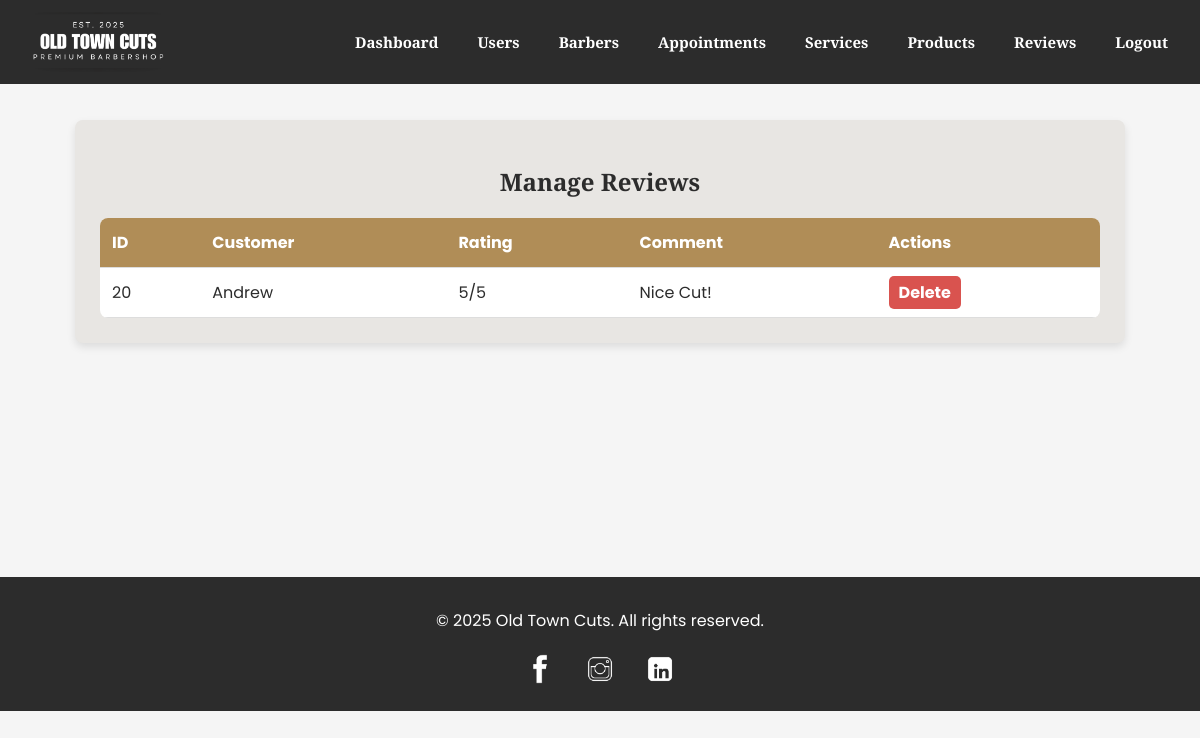
Screenshot of /admin/manage_reviews.php (signed in) with the database file from the repository.
### tables this page shows
CREATE TABLE `reviews` (
  `id` int(11) NOT NULL,
  `user_id` int(11) DEFAULT NULL,
  `barber_id` int(11) DEFAULT NULL,
  `rating` int(11) DEFAULT NULL CHECK (`rating` between 1 and 5),
  `comment` text DEFAULT NULL,
  `appointment_id` int(11) NOT NULL
);

CREATE TABLE `users` (
  `id` int(11) NOT NULL,
  `name` varchar(100) NOT NULL,
  `email` varchar(150) NOT NULL,
  `password` varchar(255) NOT NULL,
  `role` enum('admin','customer') DEFAULT 'customer'
);

### admin/manage_reviews.php (the view, shortened to what this page needs)
<?php
include '../config/config.php';
$query = "SELECT reviews.id, users.name AS customer_name,
                 rating, comment
          FROM reviews
          JOIN users ON reviews.user_id = users.id";
$result = $conn->query($query);
?>
<!DOCTYPE html>
<html lang="en">
<head>
</head>
<body>
    <header>
        <img src="../assets/images/logos.png" alt="Old Town Cuts" class="logo">
        <nav>
            <a href="admin_dashboard.php">Dashboard</a>
            <a href="manage_users.php">Users</a>
            <a href="manage_barbers.php">Barbers</a>
            <a href="manage_appointments.php">Appointments</a>
            <a href="manage_services.php">Services</a>
            <a href="manage_products.php">Products</a>
            <a href="manage_reviews.php">Reviews</a>
            <a href="../auth/logout.php">Logout</a>
        </nav>
    </header>
    <section class="container">
        <h2>Manage Reviews</h2>
        <table>
            <tr>
                <th>ID</th>
                <th>Customer</th>
                <th>Rating</th>
                <th>Comment</th>
                <th>Actions</th>
            </tr>
            <?php while ($row = $result->fetch_assoc()): ?>
                <tr>
                    <td><?php echo $row['id']; ?></td>
                    <td><?php echo htmlspecialchars($row['customer_name']); ?></td>
                    <td><?php echo $row['rating']; ?>/5</td>
                    <td><?php echo htmlspecialchars($row['comment']); ?></td>
                    <td class="actions">
                        <a href="delete_review.php?id=<?php echo $row['id']; ?>" class="delete" onclick="return confirm('Are you sure?');">Delete</a>
                    </td>
                </tr>
            <?php endwhile; ?>
        </table>
    </section>
    <footer>
        <p>&copy; 2025 Old Town Cuts. All rights reserved.</p>
        <div class="social-links">
            <a href="https://www.facebook.com/andrew.cayanan.1" target="_blank"><img src="../assets/images/facebook.jpg" alt="Facebook"></a>
            <a href="https://www.instagram.com/mickodedios?igsh=dnp1OTRtdWpxZ3Z4&utm_source=qr" target="_blank"><img src="../assets/images/instagram.jpg" alt="Instagram"></a>
            <a href="https://www.linkedin.com/in/david-tulio-126916316/" target="_blank"><img src="../assets/images/linkedin.jpg" alt="LinkedIn"></a>
        </div>
    </footer>
</body>
</html>

### admin/manage_reviews.php (style rules this page uses)
body { font-family: 'Poppins', sans-serif; background-color: #F5F5F5; color: #2C2C2C; margin: 0; padding: 0; }
header { display: flex; justify-content: space-between; align-items: center; padding: 12px 30px; background-color: #2C2C2C; color: white; width: 100%; position: fixed; top: 0; left: 0; z-index: 1000; }
.logo { height: 60px; width: auto; max-height: 70px; }
nav { display: flex; gap: 15px; }
nav a { text-decoration: none; font-family: 'Playfair Display', serif; color: white; font-size: 15px; font-weight: bold; transition: color 0.3s ease-in-out; padding: 8px 12px; }
nav a:last-child { margin-right: 50px; }
.container { max-width: 1000px; margin: 120px auto 40px; background: #E8E6E3; padding: 25px; border-radius: 8px; box-shadow: 0px 4px 8px rgba(0, 0, 0, 0.1); }
h2 { text-align: center; font-family: 'Playfair Display', serif; }
table { width: 100%; border-collapse: collapse; background: white; margin-top: 15px; border-radius: 8px; overflow: hidden; }
th, td { padding: 12px; text-align: left; border-bottom: 1px solid #ddd; }
th { background-color: #B08D57; color: white; }
.actions a { text-decoration: none; font-weight: bold; padding: 5px 10px; border-radius: 5px; transition: background 0.3s ease; }
.delete { background-color: #D9534F; color: white; }
footer { text-align: center; padding: 15px; background: #2C2C2C; color: white; margin-top: 234px; }
.social-links { margin-top: 10px; }
.social-links img { width: 40px; margin: 0 8px; }

### rows the page displays
reviews: id "20", user.name "Andrew", rating "5", comment "Nice Cut!"
